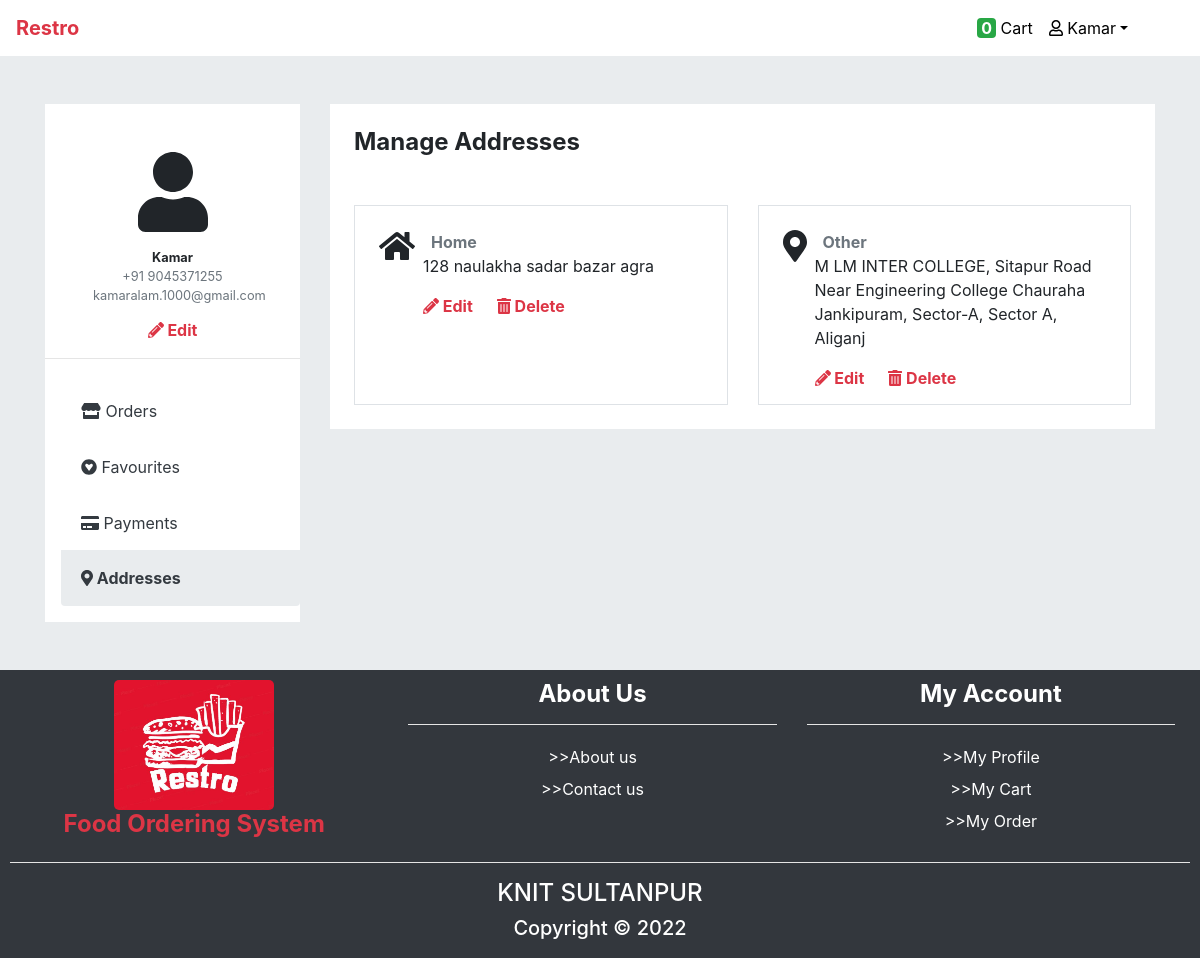
Before: /foodie/addresses (signed in) with the older database file.
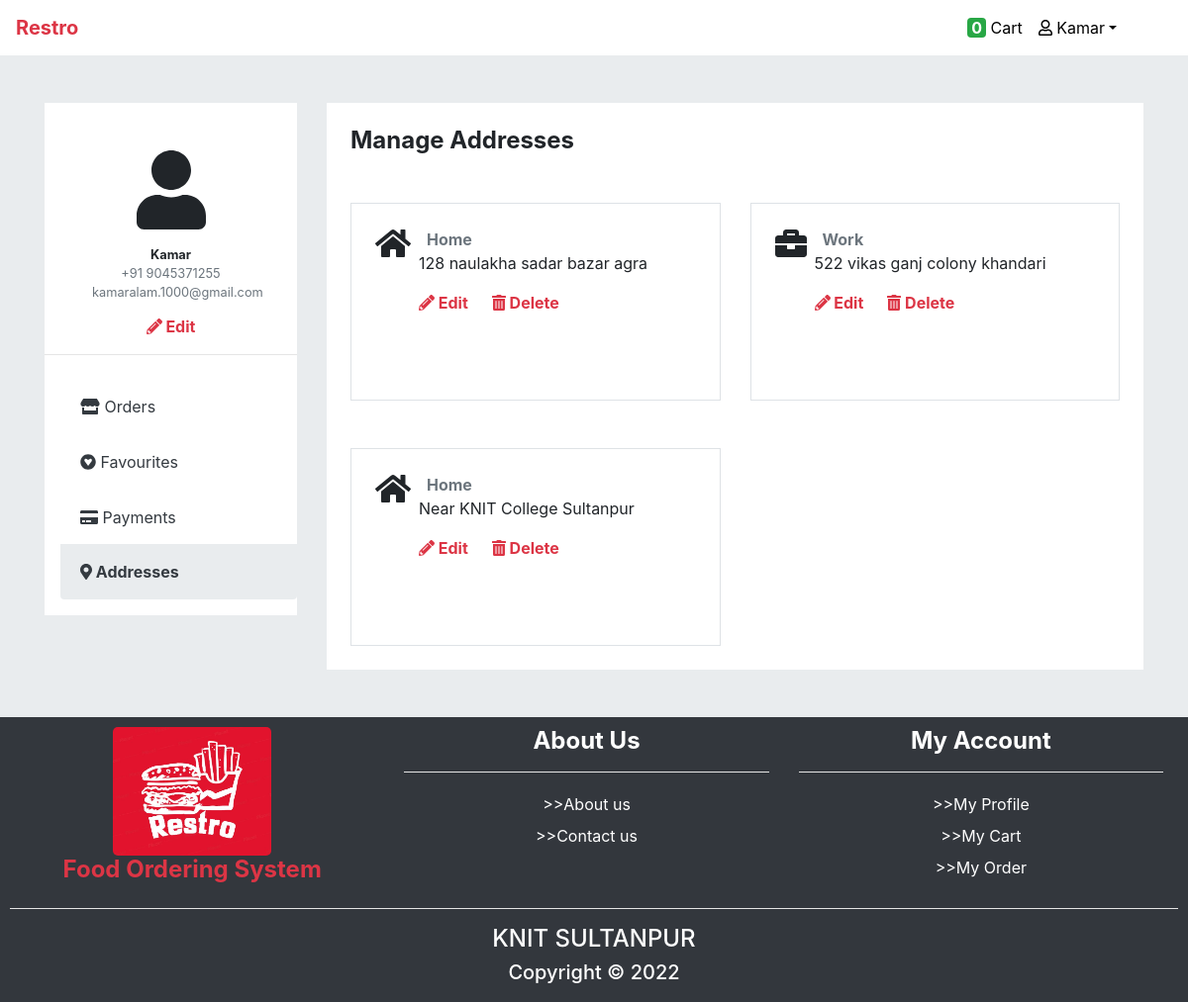
After: the same page with the newer database file.
### account/models.py (models this page shows, shortened)
class Address(models.Model):
	address=models.TextField()
	area=models.CharField(max_length=100)
	landmark=models.CharField(max_length=50)
	tag=models.CharField(max_length=5,
		choices=(("home","home"),("work","work"),("other","other"))
		)
	profile=models.ForeignKey(Profile,on_delete=models.CASCADE)

### foodie/views.py (the view)
# urls.py: path('addresses',views.addresses),
@login_required(login_url="/account/login")
def addresses(req):
	addresses=Address.objects.filter(profile__user__username=req.user.username)
	return render(req,"foodie/addresses.html",{"addresses":addresses})

### foodie/templates/foodie/addresses.html (shortened to what this page needs)
{%extends 'foodie/base.html'%}
{%load static%}
{%block body%}
<section>
<div class="bg-gray">
	<div class="container">
	<div class="row py-5">
		{%include 'foodie/profile-sidebar.html'%}
 		<div class="col-lg-9 col-md-6 col-sm-12 col-12">
			<div class="p-4 bg-white">
				<h4 class="font-weight-bolder">Manage Addresses</h4>
				<div class="row mt-5">
					{%for address in addresses%}
						<div class="col-lg-6 mb-lg-0 mb-md-0 mb-4 ">
							<div class="p-4 border d-flex justify-content-space address-height">
								<div class="mr-2">
								{%if address.tag == "home"%}
									<i class="fas fa-home fa-2x"></i>
								{%elif address.tag == "work"%}
									<i class="fas fa-briefcase fa-2x"></i>
								{%else%}
									<i class="fas fa-map-marker-alt fa-2x"></i>
								{%endif%}
							</div>
							<div class="">
								<p class="d-inline ml-2 text-secondary font-weight-bolder">{{address.tag|title}}</p>
								<p>{{address.address}}</p>
								<a href="#" class="font-weight-bolder text-decoration-none text-danger"><i class="fas fa-pencil-alt"></i> Edit</a><a href="/foodie/remove-address/{{address.id}}" class="font-weight-bolder text-decoration-none text-danger ml-4"><i class="fas fa-trash-alt"></i></i> Delete</a>
								</div>
							</div>
						</div>
						{%if forloop.counter|divisibleby:2 and not forloop.last%}
							</div><div class="row mt-lg-5 mt-md-5">
						{%endif%}
					{%endfor%}
					</div>
				</div>
			</div>
		</div>
</div>
</div>
</section>
{%endblock%}

Changed rows visible on the page:
removed Address: tag "Other", address "M LM INTER COLLEGE, Sitapur Road Near Engineering College Chauraha Jankipuram, Sector-A, Sector A, Aliganj"
added Address: tag "Work", address "522 vikas ganj colony khandari"
added Address: tag "Home", address "Near KNIT College Sultanpur"
